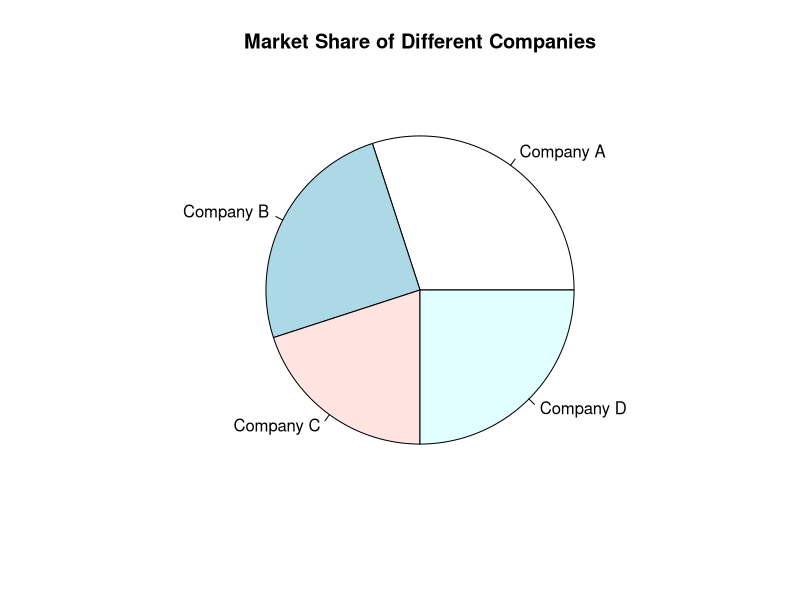
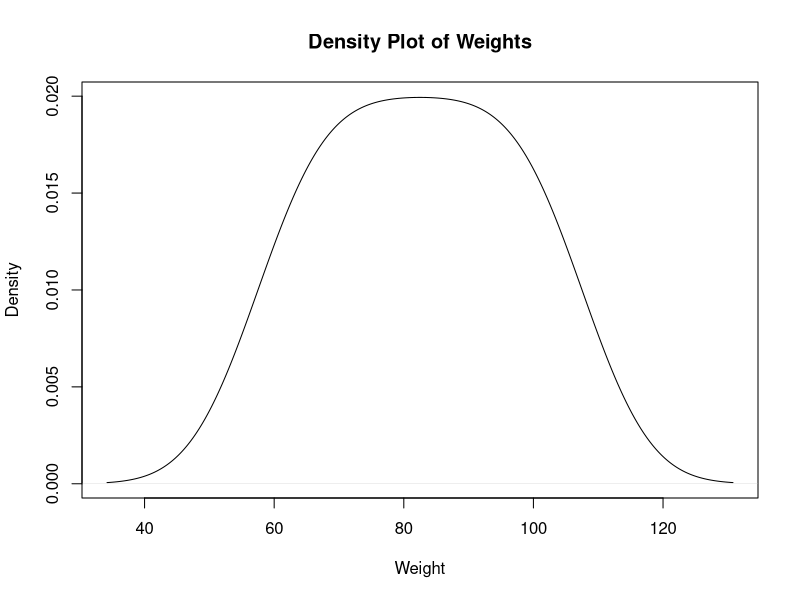
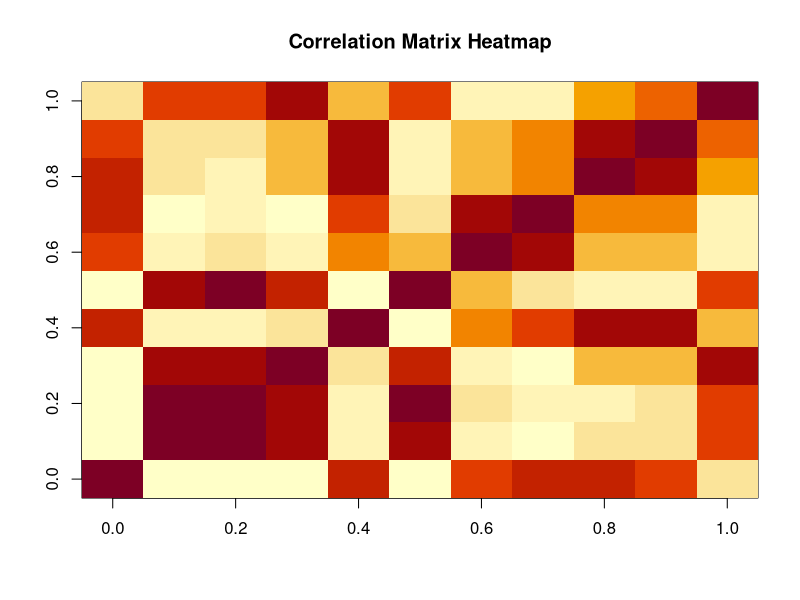
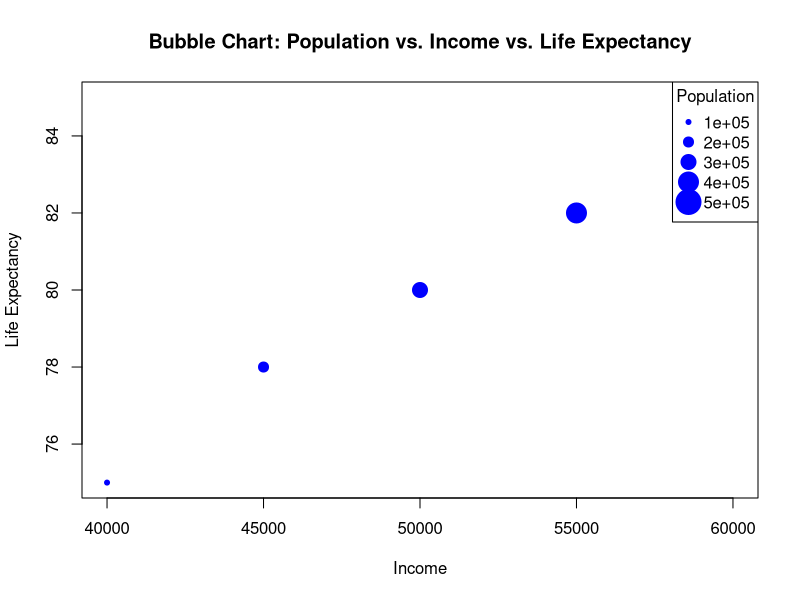
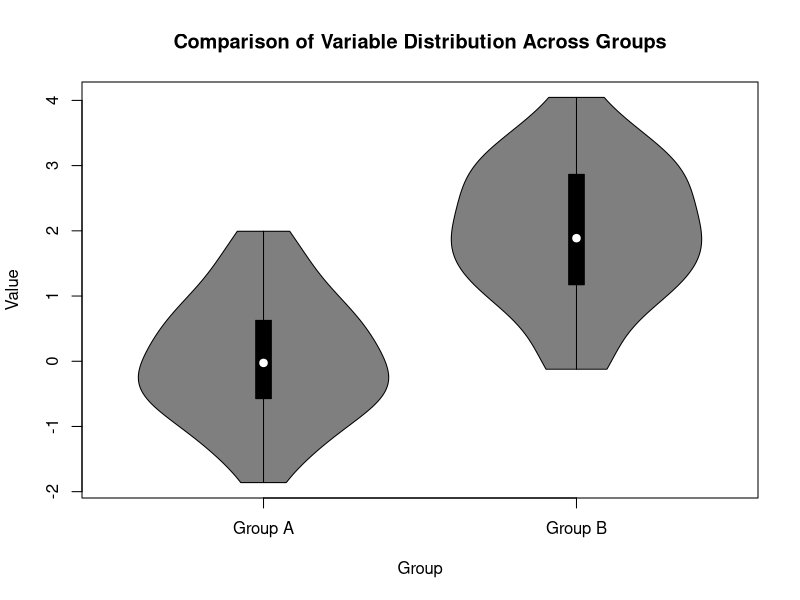

These charts were generated, in order, by the following R code:
# 6
market_share <- data.frame(Company = c("Company A", "Company B", "Company C", "Company D"),
                           Market_Share = c(30, 25, 20, 25))
pie(market_share$Market_Share, labels = market_share$Company, main = "Market Share of Different Companies")

# 7
weights <- c(60, 65, 70, 75, 80, 85, 90, 95, 100, 105)
density <- density(weights)
plot(density, main = "Density Plot of Weights", xlab = "Weight")

# 8
correlation_matrix <- cor(mtcars)
image(correlation_matrix, main = "Correlation Matrix Heatmap")

# 9
bubble_data <- data.frame(Population = c(100000, 200000, 300000, 400000, 500000),
                          Income = c(40000, 45000, 50000, 55000, 60000),
                          Life_Expectancy = c(75, 78, 80, 82, 85))
plot(bubble_data$Income, bubble_data$Life_Expectancy, main = "Bubble Chart: Population vs. Income vs. Life Expectancy", xlab = "Income", ylab = "Life Expectancy", 
     pch = 20, cex = bubble_data$Population/100000, col = "blue")
legend("topright", legend = bubble_data$Population, title = "Population", pch = 20, col = "blue", pt.cex = bubble_data$Population/100000)

# 10
# if shows error install using command ->install.packages("vioplot")
library(vioplot)
violin_data <- data.frame(Group = rep(c("Group A", "Group B"), each = 50),
                          Value = c(rnorm(50), rnorm(50, mean = 2)))
vioplot(Value ~ Group, data = violin_data, main = "Comparison of Variable Distribution Across Groups", xlab = "Group", ylab = "Value")
